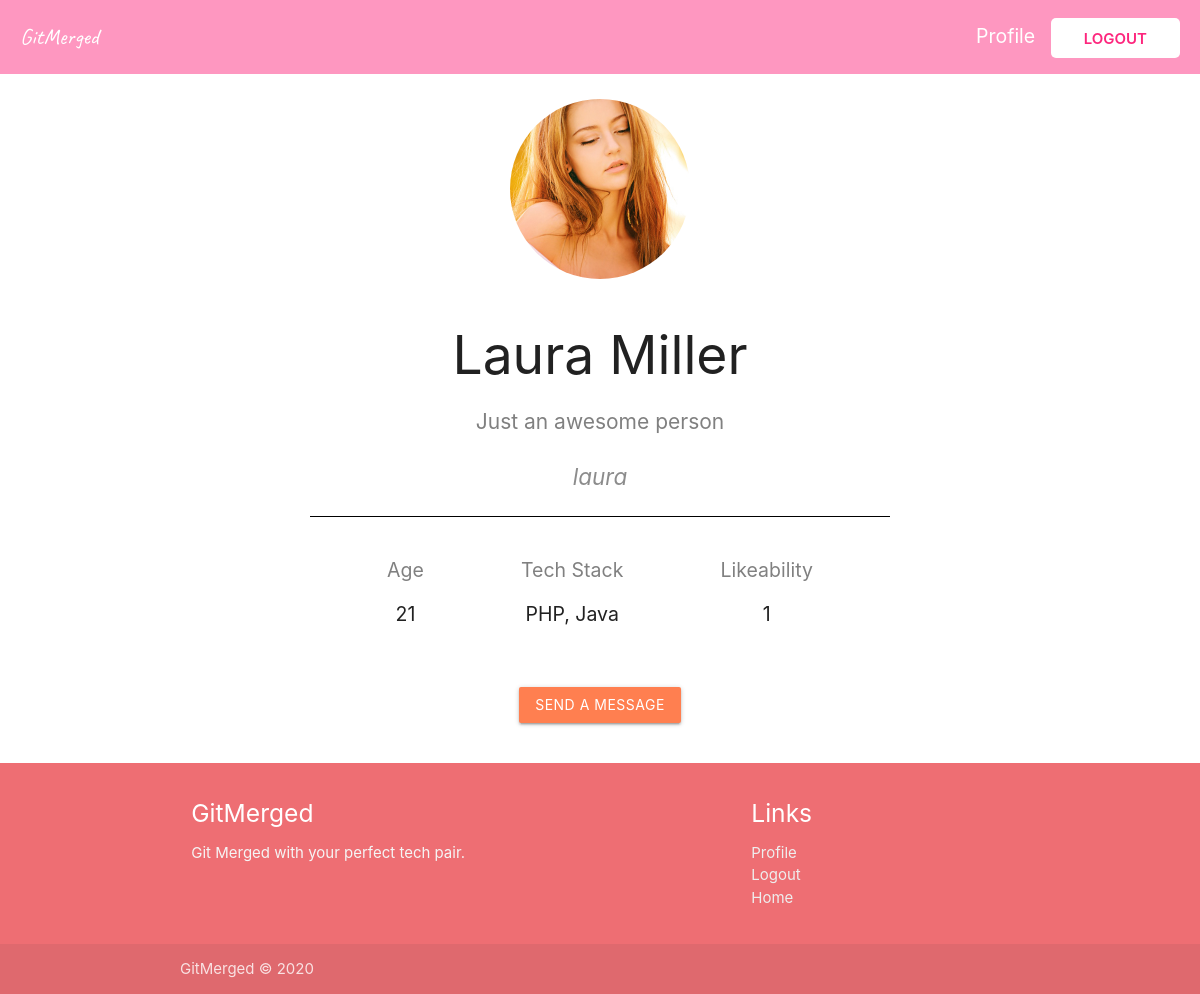
Page /user/4/ (signed in) on the committed database.
### users/models.py (models this page shows, shortened)
class Profile(models.Model):
    user = models.OneToOneField(User, on_delete=models.CASCADE)
    full_name = models.CharField(max_length=100, null=True)
    age = models.IntegerField(null=True)
    gender = models.CharField(max_length=50, blank=True, null=True)
    profile_image = models.ImageField(
        upload_to='profile_pic', default="default.jpg", null=True, blank=True)
    bio = models.TextField(null=True)
    tech_stack = models.CharField(max_length=500, null=True)
    likeability = models.ManyToManyField(
        User, related_name="likes", blank=True)
    blocked_by = models.ManyToManyField(
        User, related_name="blocked", blank=True)

### main/views.py (the view)
# urls.py: path("user/<int:pk>/", views.UserDetail.as_view(), name="user-detail"),
class UserDetail(LoginRequiredMixin, DetailView):
    model = Profile

### users/templates/users/profile_detail.html
{% extends "base.html" %}
{% load crispy_forms_tags %}
{% block content %}
<section>
  <div class="navigation navigation--bg">
    <a href="/" class="logo">GitMerged</a>
    <div>
      {% if user.is_authenticated %}
      <a href="{% url 'profile-page' %}" class="profile-link">Profile</a>
      <a href="{% url 'logout' %}" class="login">Logout</a>
      {% else %}
      <a href="{% url 'login' %}" class="login">Log in</a>
      {% endif %}
    </div>
  </div>
  <section class="profile">
    <div>
      <img src="{{object.profile_image.url}}" alt="" class="profile-image" />
    </div>
    <div class="profile-about">
      <h2>{{ object.full_name }}</h2>
      <p class="bio">{{ object.bio }}</p>
      <p class="username">{{ object.user.username }}</p>
    </div>
    <div class="stats">
      <div>
        <h4 class="header">Age</h4>
        <h4>{{ object.age }}</h4>
      </div>
      <div>
        <h4 class="header">Tech Stack</h4>
        <h4>{{object.tech_stack}}</h4>
      </div>
      <div>
        <h4 class="header">Likeability</h4>
        <h4>{{object.likeability.count}}</h4>
      </div>
    </div>
    <a
      href="{% url 'write-message' object.user.username %}"
      class="btn"
      style="margin: 20px; background: coral;"
      >Send a Message</a
    >
  </section>
</section>
<footer class="page-footer">
  <div class="container">
    <div class="row">
      <div class="col l6 s12">
        <h5 class="white-text">GitMerged</h5>
        <p class="grey-text text-lighten-4">
          Git Merged with your perfect tech pair.
        </p>
      </div>
      <div class="col l4 offset-l2 s12">
        <h5 class="white-text">Links</h5>
        <ul>
          <li>
            <a class="grey-text text-lighten-3" href="{% url 'profile-page' %}"
              >Profile</a
            >
          </li>
          <li>
            <a class="grey-text text-lighten-3" href="{% url 'logout' %}"
              >Logout</a
            >
          </li>
          <li>
            <a class="grey-text text-lighten-3" href="{% url 'date-page' %}"
              >Home</a
            >
          </li>
        </ul>
      </div>
    </div>
  </div>
  <div class="footer-copyright">
    <div class="container">
      GitMerged © 2020
    </div>
  </div>
</footer>
{% endblock content %}

### main/static/main/main.css (style rules this page uses)
a { text-decoration: none !important; }
.navigation { z-index: 999; text-decoration: none; color: white; display: flex; justify-content: space-between; align-items: center; grid-row: 0/1; padding: 20px; font-size: 1.3rem; }
.navigation--bg { background: #fd267c7a; }
.logo { color: white; font-family: "Caveat", cursive; font-size: 1.5rem; }
.login { text-decoration: none; color: #fd267d; position: relative; background: white; padding: 0.7rem 2.2rem; text-transform: uppercase; font-weight: 600; font-size: 1rem; border-radius: 5px; }
.profile-link { text-decoration: none; color: white; margin-right: 10px; }
.profile { display: flex; margin: 20px; flex-wrap: wrap; justify-content: center; flex-direction: column; align-items: center; }
.profile-about { text-align: center; }
.profile-image { border-radius: 50%; margin: 5px; }
.bio { font-size: 1.4rem; color: gray; max-width: 50ch; }
.username { font-size: 1.5rem; color: grey; text-align: center; font-style: italic; opacity: 0.9; }
.stats { display: flex; justify-content: space-evenly; flex-wrap: wrap; align-items: center; width: 50%; text-align: center; margin-bottom: 60px; border-top: 1px solid black; }
.stats div { margin: 20px; height: 50px; }
.stats h4 { font-size: 1.3rem; }
.header { color: grey; }

### rows in the picture
Profile: profile_image (picture), full_name "Laura Miller", bio "Just an awesome person", user.username "laura", age "21", tech_stack "PHP, Java", likeability.count "1"
